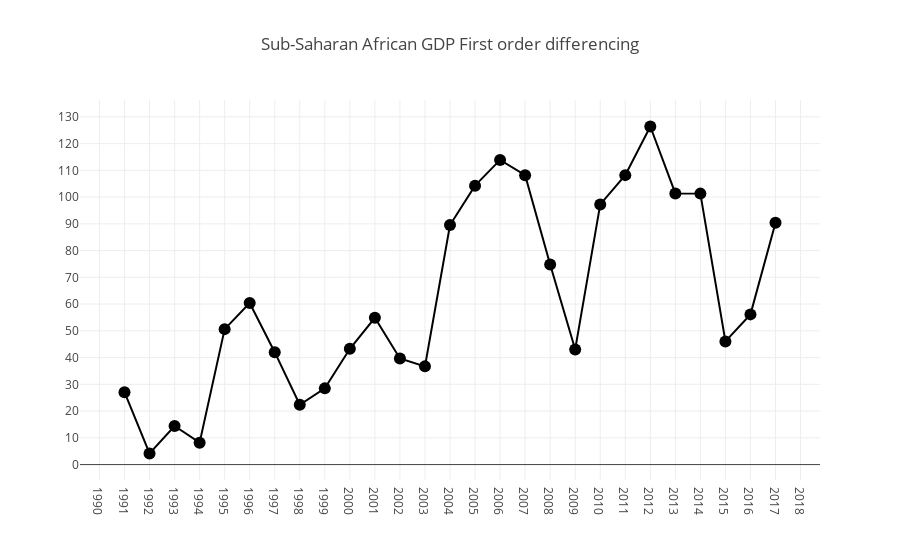

The cell this chart's notebook holds for it:
### Code cell
layout = go.Layout(title= 'Sub-Saharan African GDP First order differencing',
xaxis = dict(ticks='', nticks=43),
yaxis = dict(nticks=20),legend=dict(x=0.7, y=1))

trace0 = go.Scatter(x=y_diff.index, y=y_diff.values, mode = 'lines+markers',name="SSA GDPpc PPP $ growth 1990-2017", marker = dict(size=12, color='black'))
data = [trace0]
fig =go.Figure(data=data, layout=layout)
iplot(fig, filename='heatmap',show_link=False)

### Figure 1 — Plotly figure (JSON) as saved in the notebook; plotly's stock layout.template omitted (floating-point values rounded to 4 significant figures)
{"data": [{"marker": {"color": "black", "size": 12}, "mode": "lines+markers", "name": "SSA GDPpc PPP $ growth 1990-2017", "type": "scatter", "uid": "4f995bc9-ca0b-4fa3-bfdd-f4d001b9ae8f", "x": ["1991", "1992", "1993", "1994", "1995", "1996", "1997", "1998", "1999", "2000", "2001", "2002", "2003", "2004", "2005", "2006", "2007", "2008", "2009", "2010", "2011", "2012", "2013", "2014", "2015", "2016", "2017"], "y": [27.05, 4.142, 14.41, 8.195, 50.64, 60.37, 42.01, 22.36, 28.49, 43.3, 54.89, 39.66, 36.72, 89.56, 104.3, 113.9, 108.2, 74.81, 43.04, 97.26, 108.2, 126.4, 101.4, 101.3, 46.05, 56.15, 90.37]}], "layout": {"legend": {"x": 0.7, "y": 1}, "title": {"text": "Sub-Saharan African GDP First order differencing"}, "xaxis": {"nticks": 43, "ticks": ""}, "yaxis": {"nticks": 20}}}
